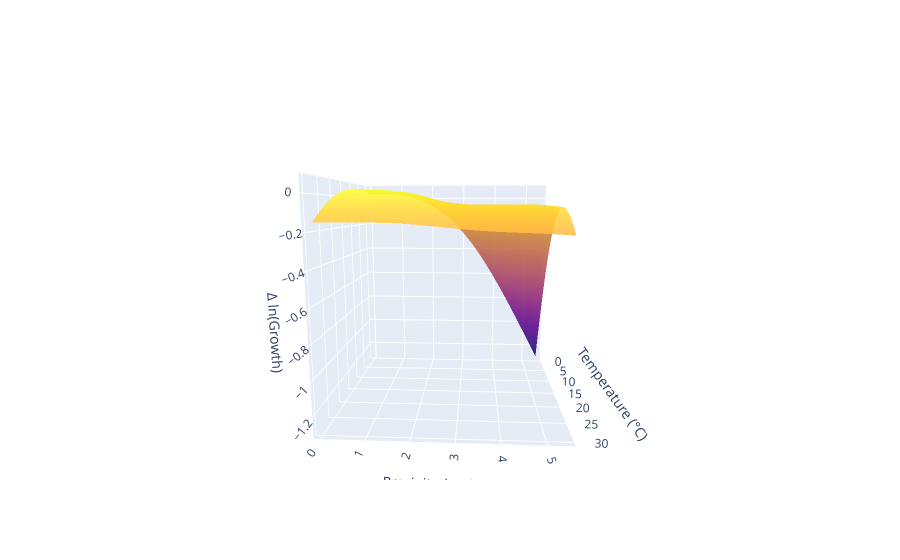

The notebook cell this image was saved under:
### Code cell
fig=calculate_surface("q_Leirvik", "model", "2025-07-11")
fig.show()

### Figure 1 — Plotly figure (JSON) as saved in the notebook; plotly's stock layout.template omitted (floating-point values rounded to 4 significant figures; data arrays with more than 128 entries replaced by an {"elided": "..."} marker saying what was removed)
{"data": [{"colorscale": [[0, "#0d0887"], [0.1111, "#46039f"], [0.2222, "#7201a8"], [0.3333, "#9c179e"], [0.4444, "#bd3786"], [0.5556, "#d8576b"], [0.6667, "#ed7953"], [0.7778, "#fb9f3a"], [0.8889, "#fdca26"], [1, "#f0f921"]], "name": "Model", "opacity": 0.85, "showscale": false, "type": "surface", "x": {"elided": "90x90 float values"}, "y": {"elided": "90x90 float values"}, "z": {"elided": "90x90 float values"}}], "layout": {"legend": {"bgcolor": "rgba(255,255,255,0.7)", "bordercolor": "black", "borderwidth": 1}, "scene": {"camera": {"eye": {"x": 2.11, "y": 0.12, "z": 0.38}}, "xaxis": {"title": {"text": "Temperature (°C)"}}, "yaxis": {"title": {"text": "Precipitation (m)"}}, "zaxis": {"title": {"text": "Δ ln(Growth)"}}}}}
